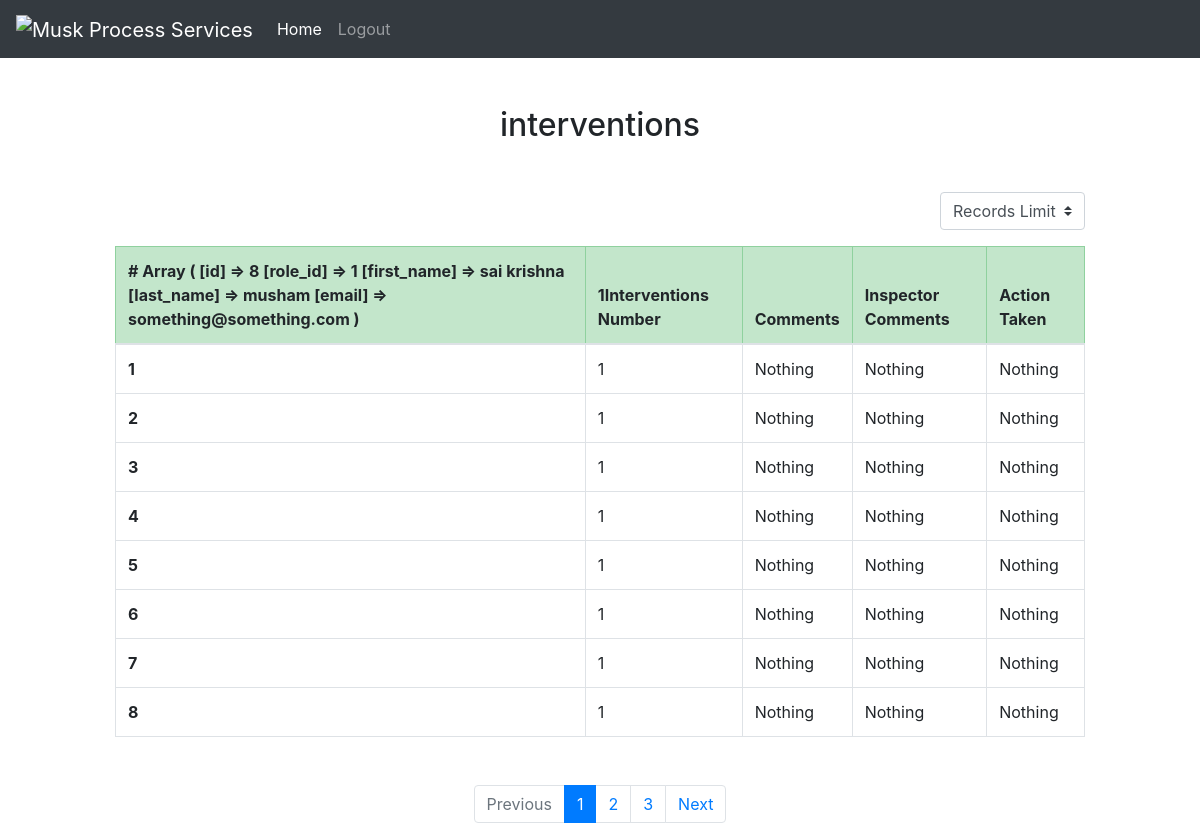
The page /interventions_userid.php (signed in) on the database its author committed.
### tables this page shows
CREATE TABLE `interventions` (
  `id` int(11) NOT NULL,
  `no_intv` int(2) NOT NULL,
  `comm` text NOT NULL,
  `insp_comp` text NOT NULL,
  `act_takn` text NOT NULL,
  `no_intv2` int(2) NOT NULL,
  `comm2` text NOT NULL,
  `insp_comp2` text NOT NULL,
  `act_takn2` text NOT NULL,
  `no_intv3` int(2) NOT NULL,
  `comm3` text NOT NULL,
  `insp_comp3` text NOT NULL,
  `act_takn3` text NOT NULL,
  `no_intv4` int(2) NOT NULL,
  `comm4` text NOT NULL,
  `insp_comp4` text NOT NULL,
  `act_takn4` text NOT NULL,
  `member_id` int(11) DEFAULT NULL,
  `role_id` int(11) DEFAULT NULL
);

### interventions_userid.php (the view, shortened to what this page needs)
<?php
  include('config.php');
  $limit = isset($_SESSION['records-limit']) ? $_SESSION['records-limit'] : 5;
  $page = (isset($_GET['page']) && is_numeric($_GET['page']) ) ? $_GET['page'] : 1;
 $role_id = $_SESSION['role_id'];
    $sql = 'SELECT * FROM interventions
    WHERE role_id = '.$role_id;
    $statement = $pdo->prepare($sql);
    $statement->bindParam(':role_id', $role_id, PDO::PARAM_INT);
    $statement->execute();
    $authors = $statement->fetchAll(PDO::FETCH_ASSOC);
  $sql = $pdo->query("SELECT count(id) AS id FROM interventions")->fetchAll();
  $allRecrods = $sql[0]['id'];
  $totoalPages = ceil($allRecrods / $limit);
  $prev = $page - 1;
  $next = $page + 1;
?>
<!doctype html>
<html lang="en">
<head>
    <link rel="stylesheet" href="https://stackpath.bootstrapcdn.com/bootstrap/4.5.0/css/bootstrap.min.css">
</head>
<body>
<div>
    <nav class="navbar navbar-expand-lg navbar-dark bg-dark">
  <a class="navbar-brand" href="#"><img src="https://www.peme.co.uk/wp-content/uploads/2019/03/MUSK-logo.png" alt="Musk Process Services" height="50" width="80"></a>
  <div class="collapse navbar-collapse" id="navbarNavDropdown">
    <ul class="navbar-nav">
      <li class="nav-item active">
        <a class="nav-link" href="welcome.php">Home</a>
      </li>
      <li class="float-right">
          <a class="nav-link" href="logout.php?logout=true">Logout</a>
      </li>
    </ul>
    </div>
  </nav>
</div>
    <div class="container mt-5">
        <h2 class="text-center mb-5"> interventions</h2>
        <div class="d-flex flex-row-reverse bd-highlight mb-3">
            <form action="index.php" method="post">
                <select name="records-limit" id="records-limit" class="custom-select">
                    <option disabled selected>Records Limit</option>
                </select>
            </form>
        </div>
        <table class="table table-bordered mb-5">
            <thead>
                <tr class="table-success">
                    <th scope="col"># <?php print_r($_SESSION); ?></th>
                    <th scope="col"><?php print_r($_SESSION['role_id']); ?>Interventions Number</th>
                    <th scope="col">Comments</th>
                    <th scope="col">Inspector Comments</th>
                    <th scope="col">Action Taken</th>
                </tr>
            </thead>
            <tbody>
                <?php foreach($authors as $author): ?>
                <tr>
                    <th scope="row"><?php echo $author['id']; ?></th>
                    <td><?php echo $author['no_intv']; ?></td>
                    <td><?php echo $author['comm']; ?></td>
                    <td><?php echo $author['insp_comp']; ?></td>
                    <td><?php echo $author['act_takn']; ?></td>
                </tr>
                <?php endforeach; ?>
            </tbody>
        </table>
        <nav aria-label="Page navigation example mt-5">
            <ul class="pagination justify-content-center">
                <li class="page-item <?php if($page <= 1){ echo 'disabled'; } ?>">
                    <a class="page-link"
                        href="<?php if($page <= 1){ echo '#'; } else { echo "?page=" . $prev; } ?>">Previous</a>
                </li>
                <?php for($i = 1; $i <= $totoalPages; $i++ ): ?>
                <li class="page-item <?php if($page == $i) {echo 'active'; } ?>">
                    <a class="page-link" href="interventions.php?page=<?= $i; ?>"> <?= $i; ?> </a>
                </li>
                <?php endfor; ?>
                <li class="page-item <?php if($page >= $totoalPages) { echo 'disabled'; } ?>">
                    <a class="page-link"
                        href="<?php if($page >= $totoalPages){ echo '#'; } else {echo "?page=". $next; } ?>">Next</a>
                </li>
            </ul>
        </nav>
    </div>
</body>
</html>

### interventions_userid.php (style rules this page uses)
.container { max-width: 1000px }
.custom-select { max-width: 150px }

### rows shown on the page
interventions: id "1", no_intv "1", comm "Nothing", insp_comp "Nothing", act_takn "Nothing"
interventions: id "2", no_intv "1", comm "Nothing", insp_comp "Nothing", act_takn "Nothing"
interventions: id "3", no_intv "1", comm "Nothing", insp_comp "Nothing", act_takn "Nothing"
interventions: id "4", no_intv "1", comm "Nothing", insp_comp "Nothing", act_takn "Nothing"
interventions: id "5", no_intv "1", comm "Nothing", insp_comp "Nothing", act_takn "Nothing"
interventions: id "6", no_intv "1", comm "Nothing", insp_comp "Nothing", act_takn "Nothing"
interventions: id "7", no_intv "1", comm "Nothing", insp_comp "Nothing", act_takn "Nothing"
interventions: id "8", no_intv "1", comm "Nothing", insp_comp "Nothing", act_takn "Nothing"
